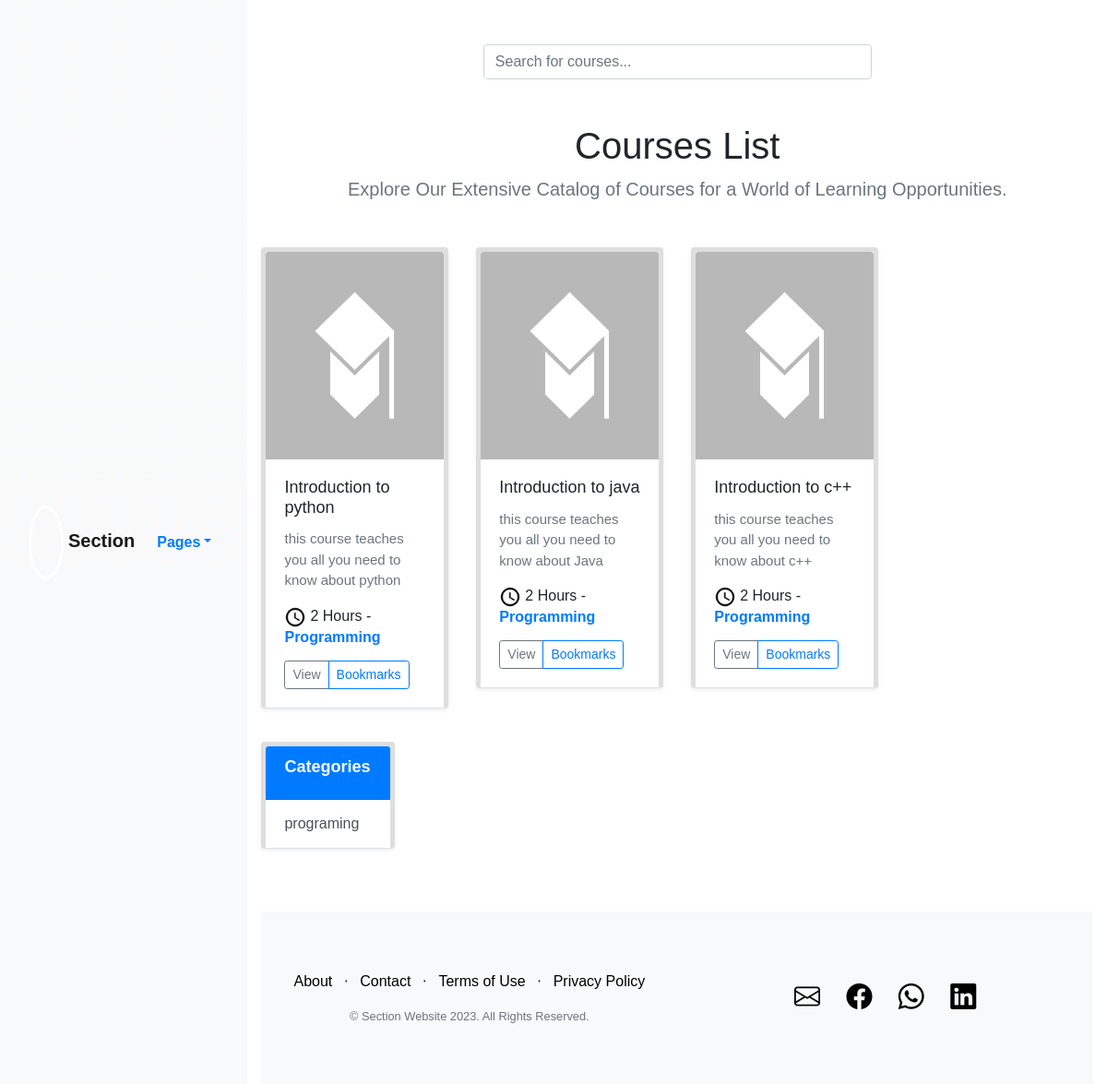
Screenshot of /views/courses.php (signed in) with the database file from the repository.
### tables this page shows
CREATE TABLE `course_table` (
  `ID` int(11) NOT NULL,
  `name` varchar(100) NOT NULL,
  `preview` varchar(200) NOT NULL,
  `instructorID` int(11) NOT NULL,
  `price` int(11) NOT NULL,
  `Category` varchar(100) NOT NULL,
  `level` varchar(100) NOT NULL,
  `startdate` date DEFAULT NULL,
  `enddate` date DEFAULT NULL,
  `courseinfo` varchar(500) NOT NULL
);

CREATE TABLE `category` (
  `id` int(11) NOT NULL,
  `name` varchar(200) NOT NULL
);

### db/Dbh.php (called while the page is built, shortened)
<?php
class DBh
{
	private $servername;
	private $username;
	private $password;
	private $dbname;
	private $conn;
	function __construct()
	{
		$this->servername = DB_SERVER;
		$this->username = DB_USER;
		$this->password = DB_PASS;
		$this->dbname = DB_DATABASE;
	}
	public function connect()
	{
		$this->conn = new mysqli($this->servername, $this->username, $this->password, $this->dbname);
		return $this->conn;
	}
	public function query($sql)
	{
		if (!empty($sql)) {
			$this->result = $this->conn->query($sql);
			return $this->result;
		} else {
			return false;
		}
	}
}

### models/Models.php (called while the page is built)
<?php
require_once("../db/Dbh.php");
abstract class Model{
    protected $db;
    protected $conn;
    public function connect(){
        if(null === $this->conn ){
            $this->db = new Dbh();
        }
        return $this->db;
    }
}
?>

### models/classcourse.php (called while the page is built, shortened)
<?php
require '../models/classsection.php';
require_once("Models.php");
class Course extends Model
{
    private $id;
    private $name;
    private $preview;
    private $courses;
    public function __construct($id = "", $name = "", $preview = "", $instructor = "", $price = "", $category = "", $level = "", $enddate = "", $startdate = "", $courseinfo = "")
    {
        $this->db = $this->connect();
        $this->id = $id;
        $this->name = $name;
        $this->preview = $preview;
    }
    public function getRequirementsByCourseID($courseID)
{
    $sql = "SELECT cr.req, crv.value,cr.ID
            FROM course_req_value crv
            JOIN course_req cr ON crv.course_req_ID = cr.ID
            WHERE crv.course_ID = ?";
    $stmt = $this->db->prepare($sql);
    $stmt->bind_param('i', $courseID);
    $stmt->execute();
    $result = $stmt->get_result();
    $requirements = array();
    while ($row = $result->fetch_assoc()) {
        $requirements[] = new req($row['ID'],$row['req'], $row['value']);
    }
    return $requirements;
}
    public function fetchCourses()
    {
        $this->courses = array();
        $this->db = $this->connect();
        $result = $this->readCourses();
        while ($row = $result->fetch_assoc()) {
            $req_result = $this->getRequirementsByCourseID($row["ID"]);
            array_push(
                $this->courses,
                new Course(
                    $row["ID"],
                    $row["name"],
                    $row["preview"],
                    $row["instructorID"],
                    $row["price"],
                    $row["Category"],
                    $row["level"],
                    $row["enddate"],
                    $row["startdate"],
                    $row["courseinfo"],
                $req_result
                ));
        }
    }
    private function readCourses()
    {
        $sql = "SELECT * FROM course_table";
        $result = $this->db->query($sql);
        return $result;
    }
    public function getId()
    {
        return $this->id;
    }
    public function getName()
    {
        return $this->name;
    }
    public function getPerview()
    {
        return $this->preview;
    }
    public function getCourses()
    {
        return $this->courses;
    }
}

### models/classCategory.php (called while the page is built, shortened)
<?php
require_once("Models.php");
class Category extends Model {
    public function __construct($name="", $id="") {
        $this->db = $this->connect();
    }
    public function getAllCategories() {
        $getAllCategories = "SELECT * FROM category";
        $result = $this->db->query($getAllCategories);
        return $result;
    }
}
?>

### views/courses.php (the view, shortened to what this page needs)
<!DOCTYPE html>
<html lang="en">
<?php
include("partials/head.php");
echo '<body>';
include("partials/navbar.php");
?>
<div class="container-fluid py-5 bg-body-tertiary">
    <div class="col-lg-6 mx-auto">
        <form class="form-group">
            <input class="form-control form-control" type="search" placeholder="Search for courses..." />
        </form>
    </div>
    <div class="text-sm-start text-lg-center my-5">
        <h1>Courses List</h1>
        <p class="lead fw-normal text-muted">Explore Our Extensive Catalog of Courses for a World of Learning Opportunities.</p>
    </div>
    <?php
    require '../models/classcourse.php';
    ?>
    <div d="gallery" class="row row-cols-1 row-cols-sm-1 row-cols-md-2 g-3 gallery">
        <div class="col-md-9">
            <div class="row row-cols-1 row-cols-sm-2 row-cols-md-3 g-3 mb-5">
                <?php
                $courseObject = new Course();
                $courseObject->fetchCourses();
                foreach ($courseObject->getCourses() as $course) {
                    echo '<div class="col gallery-item">';
                    echo '    <div class="card shadow-sm border-bottom border-5">';
                    echo '        <a href="coursecontent.php?course_id=' . $course->getId() . '" class="card-img">';
                    echo '            <img class="bd-placeholder-img card-img-top" style="height: 225px;width: 100%;" src="../public/assets/img/course-default.png">';
                    echo '        </a>';
                    echo '        <div class="card-body">';
                    echo '            <h3 class="card-title h4">';
                    echo '                Introduction to ' .  $course->getName();
                    echo '            </h3>';
                    echo '            <p class="card-text text-muted">' . $course->getPerview() . '</p>';
                    echo '            <p class="card-text h6 mb-3">';
                    echo '                <img class="rounded-circle me-1" style="height: 24px;width: 24px;" src="../public/assets/img/clock.png">2 Hours &dash; <span class="text-primary fw-bold">Programming</span>';
                    echo '            </p>';
                    echo '            <div class="d-flex justify-content-between align-items-center">';
                    echo '                <div class="btn-group">';
                    echo '                    <a href="detail.php?course_id=' . $course->getId() . '" type="button" class="btn btn-sm btn-outline-secondary">View</a>';
                    echo '                    <a href="bookmark.php" type="button" class="btn btn-sm btn-outline-primary">Bookmarks</a>';
                    echo '                </div>';
                    echo '            </div>';
                    echo '        </div>';
                    echo '    </div>';
                    echo '</div>';
                }
                ?>
                <?php
                @include '../models/classCategory.php';
                $categoryObj = new Category(null, null);
                $categories = $categoryObj->getAllCategories();
                ?>
                <div class="col-md-3">
                    <div class="card shadow-sm border-bottom border-5">
                        <div class="card-header bg-primary text-light">
                            <h4 class="card-title">Categories</h4>
                        </div>
                        <div class="list-group list-group-flush">
                            <?php
                            foreach ($categories as $category) {
                                echo '<a href="#" class="list-group-item list-group-item-action d-flex gap-3 py-3" aria-current="true">';
                                echo '<div class="d-flex gap-2 w-100 justify-content-between">';
                                echo '<h6 class="mb-0">' . htmlspecialchars($category['name']) . '</h6>';
                                echo '</div>';
                                echo '</a>';
                            }
                            ?>
                        </div>
                    </div>
                </div>
            </div>
        </div>
        </div>
        <?php
        include("partials/footer.php")
        ?>
        </body>
</html>

### public/css/about.css (style rules this page uses)
:root { --primary: #0d6efd; --light: #e4eefc; --dark: #181d38; }

### public/css/dashboard.css (style rules this page uses)
* { margin: 0; padding: 0; border: none; outline: none; box-sizing: border-box; font-family: "Poppins", sans-serif; }
body { display: flex; }
a { color: black; text-decoration: none; }

### rows the page displays
course_table: name "python", preview "this course teaches you all you need to know about python"
course_table: name "java", preview "this course teaches you all you need to know about Java"
course_table: name "c++", preview "this course teaches you all you need to know about c++"
category: name "programing"
